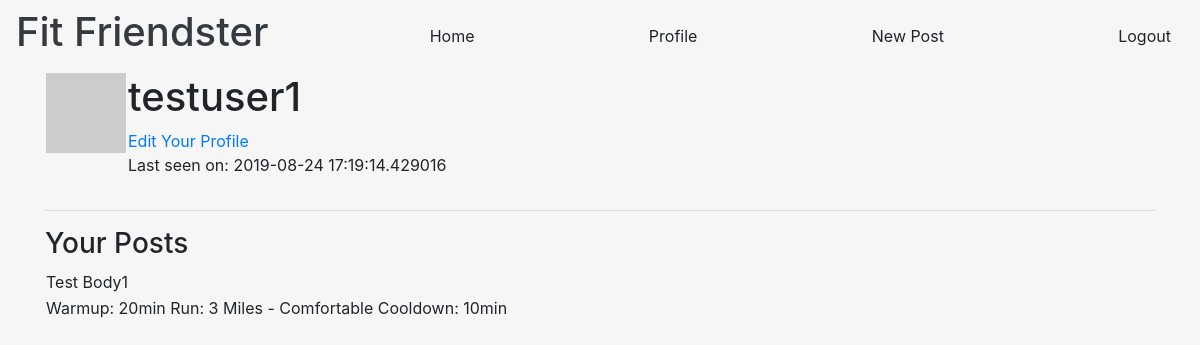
Page /user/testuser1 (signed in) on the earlier database version.
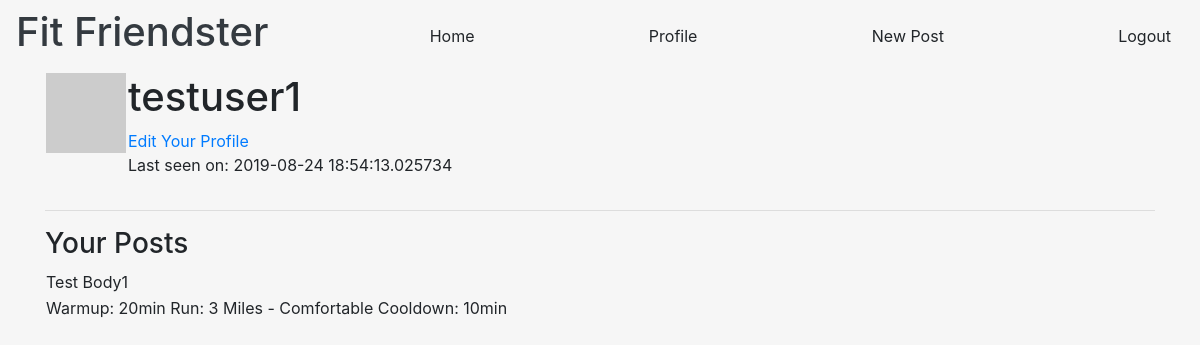
Same page on the later database version.
### app/models.py (models this page shows, shortened)
class User(UserMixin, db.Model):
    id = db.Column(db.Integer, primary_key=True)
    username = db.Column(db.String(64), index=True, unique=True)
    first_name = db.Column(db.String(32))
    last_name = db.Column(db.String(32))
    email = db.Column(db.String(64), index=True, unique=True)
    password_hash = db.Column(db.String(128))
    about_me = db.Column(db.String(140))
    last_seen = db.Column(db.DateTime, default=datetime.utcnow)
    active = db.Column(db.Boolean)
    user_type = db.Column(db.String(64))
    posts = db.relationship('Post', backref='author', lazy='dynamic')
    def avatar(self, size):
        digest = md5(self.email.lower().encode('utf-8')).hexdigest()
        return 'https://www.gravatar.com/avatar/{}?d=identicon&s={}'.format(digest,size)

class Post(db.Model):
    id = db.Column(db.Integer, primary_key=True)
    title = db.Column(db.String(140))
    body = db.Column(db.String(140))
    timestamp = db.Column(db.DateTime, index=True, default=datetime.utcnow)
    user_id = db.Column(db.Integer, db.ForeignKey('user.id'))

### app/routes.py (the view)
@app.route('/user/<username>')
@login_required
def user(username):
    user = User.query.filter_by(username=username).first_or_404()
    posts = Post.query.filter_by(user_id=user.id).all()
    return render_template('user.html', title='Profile', user=user, posts=posts)

### app/models.py (called while the page is built)
@login.user_loader
def load_user(id):
    return User.query.get(int(id))

### app/routes.py (called while the page is built)
@app.before_request
def before_request():
    if current_user.is_authenticated:
        current_user.last_seen = datetime.utcnow()
        db.session.commit()

### app/templates/user.html (shortened to what this page needs)
{% extends "base.html" %}
{% block app_content %}
    <table>
        <tr valign="top">
            <td><img src="{{ user.avatar(128) }}"></td>
            <td>
                <h1>{{ user.username }}</h1>
                <a href="{{ url_for('edit_profile') }}">Edit Your Profile</a>
                {% if user.last_seen %}
                    <p>Last seen on: {{ user.last_seen }}</p>
                {% endif %}
            </td>
        </tr>
    </table>
    <hr>
        <h3>Your Posts</h3>
        {% for post in posts %}
            {% include '_post.html' %}
        {% endfor %}
{% endblock %}

### app/templates/base.html (shortened to what this page needs)
<!DOCTYPE html>
<html>
    <head>
        <link rel="stylesheet" href="https://stackpath.bootstrapcdn.com/bootstrap/4.3.1/css/bootstrap.min.css">
        <link rel="stylesheet" href="../static/styles/base.css">
    </head>
    <body>
        {% block navbar %}
            <nav class="nav navbar navbar-default d-flex">
                <h1><a class="text-decoration-none text-dark" href='/'>Fit Friendster</a></h1>
                <a class="btn btn-border" href="{{ url_for('index') }}">Home</a>
                {% if current_user.is_anonymous %}
                    <a class="btn btn-border" href="{{ url_for('login') }}">Login</a>
                    <a class="nav-link" href="{{ url_for('register') }}">Register</a>
                {% else %}
                    <a class="btn" href="{{ url_for('user', username=current_user.username) }}">Profile</a>
                    <a class="btn" href="{{ url_for('new_post') }}">New Post</a>
                    <a class="btn" href="{{ url_for('logout') }}">Logout</a>
                {% endif %}
            </nav>
        {% endblock %}
        {% block content %}
            <div class="container">
                {% block app_content %} {% endblock %}
            </div>
        {% endblock %}
    </body>
</html>

### app/templates/_post.html
<table>
    <tr valign="top">
        <td
            {{ post.author.username }} says: <br>
            {{ post.body }}
        </td>
    </tr>
</table>

### app/static/styles/base.css (style rules this page uses)
body { background-color: rgba(238, 238, 238, 0.5) !important; background-image: url("https://lh3.googleusercontent.com/Ye6KQ9ZykEWM-KRvGyFK4bJw46YjSk3ykM5nRfwChkEk9jco4NYzXyqyN1JLaJiIGfjFiJW2th52w0a344A8gSdGn49mt-i4GEcqtk34yJnVduKogmziRuLRVTdMDJmgDkRVRheBpis=w2132-h1600-no"); background-blend-mode: color; background-size: cover; background-repeat: no-repeat; height: 1000px; overflow: scroll; }

Differences in the rows shown:
changed User "testuser1": last_seen "2019-08-24 17:19:14.429016" → "2019-08-24 18:54:13.025734"
